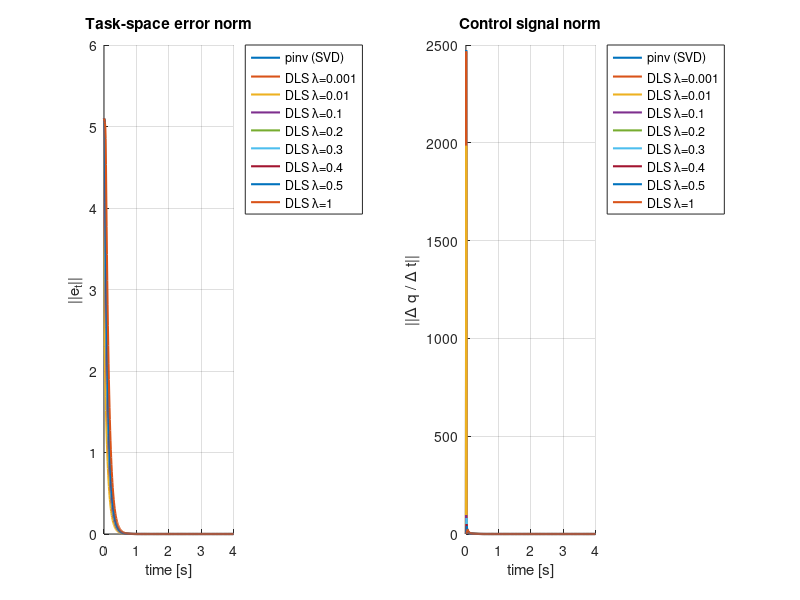

Here is the MATLAB script that generated this plot:
% seven_dof_robot_damping_comparison_singular.m
clear; close all; clc;

% Robot (7-DoF planar, unit links)
n  = 7;               
l  = ones(n,1);       
q0 = zeros(n,1);      
ut = [2; 1];          

% Control params
eta = 10;             
tau = 0.01;          
T   = 4.0;            
K   = round(T/tau); 

% Forward kinematics (anonymous)
fk = @(q) [ sum(l.*cos(cumsum(q))); sum(l.*sin(cumsum(q))) ];

% Damping set (8 values)
lset = [0.001 0.01 0.1 0.2 0.3 0.4 0.5 1.0];

% Containers
errs  = cell(1, 1+numel(lset));   
uNorm = cell(1, 1+numel(lset));   
names = cell(1, 1+numel(lset));

% ---------- Controller A: SVD pseudoinverse ----------
q = q0;
en = zeros(1,K); un = zeros(1,K);
for k = 1:K
    % FK and error
    p = fk(q); e = ut - p; en(k) = norm(e);
    % Build Jacobian J_pos (2xN)
    csum = cumsum(q); J = zeros(2,n);
    for i = 1:n
        J(1,i) = -sum(l(i:end).*sin(csum(i:end)));
        J(2,i) =  sum(l(i:end).*cos(csum(i:end)));
    end
    % SVD pseudoinverse step
    qdot = pinv(J) * (eta*e);
    un(k) = norm(qdot);
    q = q + tau*qdot;
end
errs{1}  = en; uNorm{1} = un; names{1} = 'pinv (SVD)';

% ---------- Controllers B: damped least-squares ----------
for j = 1:numel(lset)
    lam = lset(j);
    q = q0; en = zeros(1,K); un = zeros(1,K);
    for k = 1:K
        p = fk(q); e = ut - p; en(k) = norm(e);
        csum = cumsum(q); J = zeros(2,n);
        for i = 1:n
            J(1,i) = -sum(l(i:end).*sin(csum(i:end)));
            J(2,i) =  sum(l(i:end).*cos(csum(i:end)));
        end
        % Damped pseudoinverse: J^T (J J^T + λ^2 I)^(-1)
        A = J*J.' + (lam^2)*eye(2);
        qdot = J.'*(A \ (eta*e));
        un(k) = norm(qdot);
        q = q + tau*qdot;
    end
    errs{1+j}  = en;
    uNorm{1+j} = un;
    names{1+j} = sprintf('DLS \\lambda=%.3g', lam);
end

% ---------- Plots ----------
mxK = max(cellfun(@numel, errs));
subplot(1,2,1); hold on; grid on;
for i = 1:numel(errs)
    plot((0:mxK-1)*tau, errs{i}, 'LineWidth', 1.5);
end
xlabel('time [s]'); ylabel('||e_t||'); title('Task-space error norm');
legend(names, 'Location','northeastoutside');

subplot(1,2,2); hold on; grid on;
for i = 1:numel(uNorm)
    plot((0:mxK-1)*tau, uNorm{i}, 'LineWidth', 1.5);
end
xlabel('time [s]'); ylabel('||\Delta q / \Delta t||'); title('Control signal norm');
legend(names, 'Location','northeastoutside');